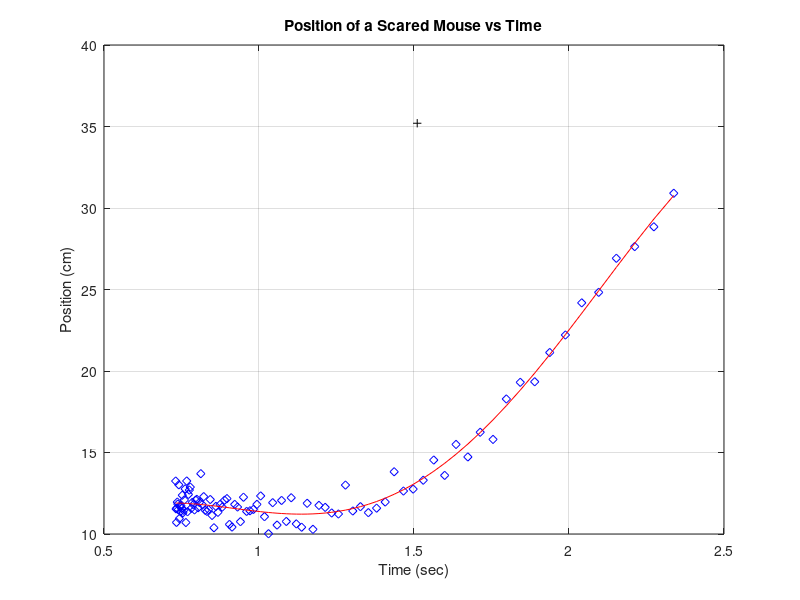

Reproduce this figure in MATLAB.
%GinoRospigliosi
%HW#3 Section:0201
%Load Data
load mouse
%Plot Data and Polyfit
figure(1);clf
plot(t,x,'bd')
grid 
title 'Position of a Scared Mouse vs Time'
xlabel 'Time (sec)'
ylabel 'Position (cm)'
p1=polyfit(t,x,4);
hold on
plot(t,polyval(p1,t),'r') 
%Standard Deviation
N=length(t);
yi=x(1:1:N);
xi=t(1:1:N);
ybar=(1/N)*sum(yi);
yhat=polyval(p1,xi);
inner1=(yi-yhat).^2;
inner2=(yi-ybar).^2;
stdr=sum(inner1);
stdt=sum(inner2);
R=sqrt(1-(stdr/stdt))
%Manual Derivatives
Velocity=4*p1(1)*t.^3+3*p1(2)*t.^2+2*p1(3)*t+p1(4);
Acceleration=3*4*p1(1)*t.^2+2*3*p1(2)*t+1*2*p1(3);
Jerk=4*3*2*p1(1)*t+6*p1(2);
t_maxAccel=-6*p1(2)/(24*p1(1))
%Acceration Polynomial
paccel=[12*p1(1) 6*p1(2) 2*p1(3)];
maxAccel=polyval(paccel, t_maxAccel)
plot(t_maxAccel,maxAccel, 'k+')